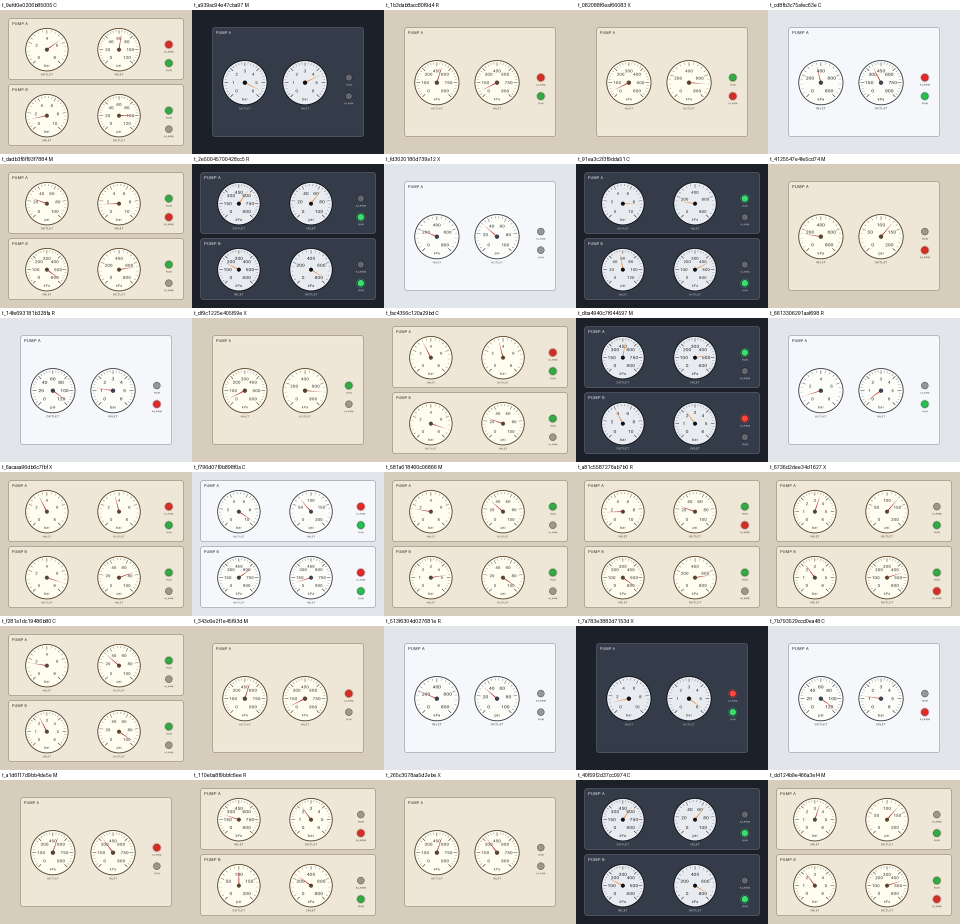
#> input picture data/samples/contact_sheet.png, 1920 x 1848 px (shown at 1/2 size); its folder holds only this picture in this run
$ python -i verify.py   (imports and definitions only)
#> lines starting #> are read from the running program, lines starting #| are printed output that depends on the picture
#> further down, picture is the input picture: shape (1848, 1920, 3); mean B, G, R 193.1, 199, 201.4
"""Independent raster verifier: recovers panel readings from PNG bytes only.

INDEPENDENCE CONTRACT (enforced by tests/test_verify.py):
  * the only input is the PNG byte string; nothing from scene.py, render.py, mutations.py,
    generator truth, masks, SVG or renderer coordinates is imported or read here
  * it relies only on the *public* conventions documented in docs/validation.md:
    dial sweep 225 -> -45 deg clockwise, tick/numeral/unit layout, 2 px text tracking,
    the public Pillow default font, lamp captions RUN/ALARM, and the public rules
  * geometry (dial centre/radius, tick angles, needle angle, lamp positions) is recovered
    from pixels with OpenCV contours, angular ink profiles and glyph-mask matching
"""

from __future__ import annotations

import hashlib
import math
from functools import lru_cache
from typing import Any

import cv2
import numpy as np
from PIL import Image, ImageDraw, ImageFont

from .rule_bridge import THRESHOLD_MKPA
from .units import to_milli_kpa

VERIFIER_VERSION = "1.0.0"
TRACKING = 2
UNITS = ("kPa", "bar", "psi")
PUMP_LABELS = tuple(f"PUMP {c}" for c in "ABCDEF")
SNAP_FRAC = 0.30  # needle within 0.30 minor tick of a tick is snapped
TOLERANCES = {
    "needle_snap_ticks": SNAP_FRAC,
    "reading_uncertainty_ticks_snapped": 0.5,
    "text_iou_min": 0.72,
    "tick_angle_dev_deg": 1.5,
}


# ------------------------------------------------------------------ text-mask matching


@lru_cache(maxsize=64)
def _font(size: int) -> ImageFont.FreeTypeFont:
    return ImageFont.load_default(size)


# [122 lines left out: functions _text_mask, _approx_width, _iou, _glyph_components, match_text, _ink and 2 more, not called in this run]


@lru_cache(maxsize=1)
def _numeral_candidates() -> tuple[str, ...]:
    return tuple(str(i) for i in range(0, 1001))


# ------------------------------------------------------------------ geometry helpers


# [31 lines left out: functions _runs_circular, _ang_profile, not called in this run]


def k_round(m: float, spacing: float) -> float:
    return round(m / spacing) * spacing


# [164 lines left out: functions _read_gauge, _solve_pump, _frame_pixels, _mild_frame_noise, not called in this run]


def _small_panel_skew(img: np.ndarray) -> float | None:
    """Estimate a global tilt from long near-perpendicular panel edges."""
    edge_map = cv2.Canny(cv2.cvtColor(img, cv2.COLOR_BGR2GRAY), 35, 90)
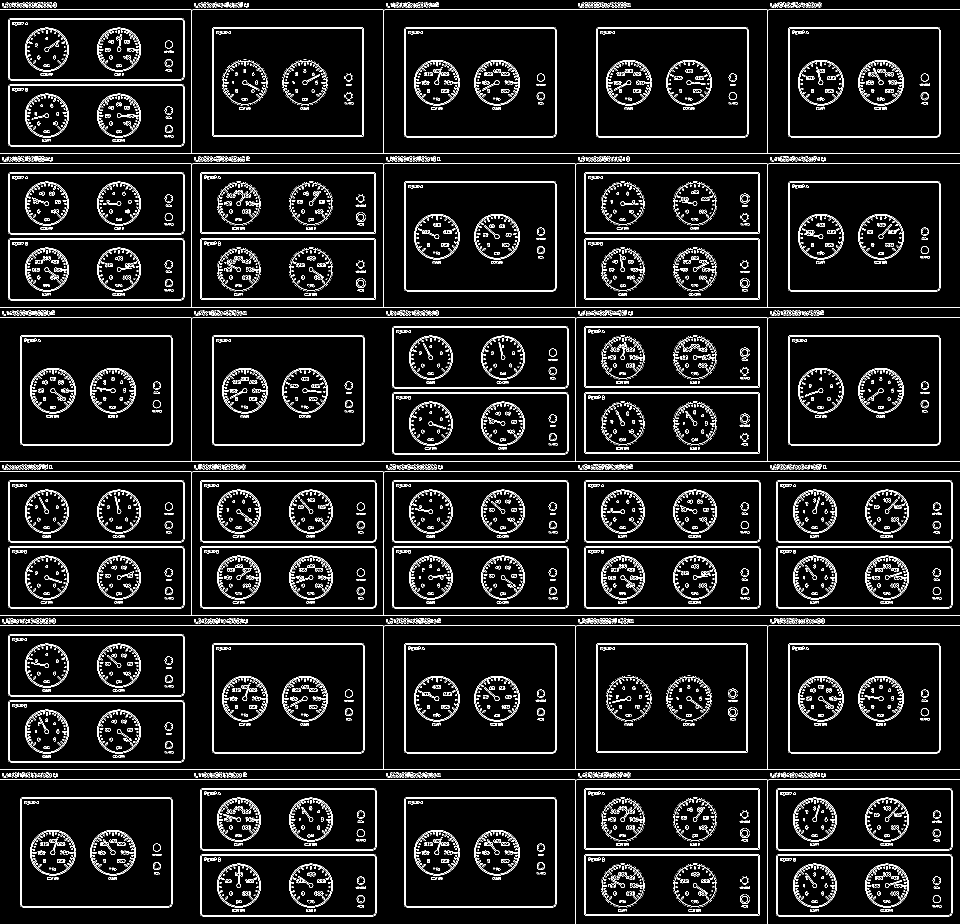
#> edge_map: shape (1848, 1920) (shown at 1/2 size); 7% white in thin lines or dots
    min_length = max(120, min(img.shape[:2]) // 4)
#> min_length = 462
    segments = cv2.HoughLinesP(edge_map, 1, np.pi / 720, 60, minLineLength=min_length, maxLineGap=12)
#> segments = [[0, 19, 1919, 19], [0, 1231, 1919, 1231], [0, 923, 1919, 923], [0, 615, 1919, 615], [0, 307, 1919, 307], [0, 1539, 1919, 1539], [0, 1251, 1919, 1251], [0, 943, 1919, 943], [0, 327, 1919, 327], [0, 635, 1919, 635], [0, 1559, 1919, 1559]]
    if segments is None:
        return None
    horizontal, vertical = [], []
    for x0, y0, x1, y1 in segments.reshape(-1, 4):
        dx, dy = int(x1) - int(x0), int(y1) - int(y0)
        angle = (math.degrees(math.atan2(dy, dx)) + 45) % 90 - 45
        if abs(angle) <= 2:
            (horizontal if abs(dx) > abs(dy) else vertical).append(angle)
#> this loop made 11 passes
#> (y0, y1) on passes 1 to 11: (19, 19), (1231, 1231), (923, 923), (615, 615), (307, 307), (1539, 1539), (1251, 1251), (943, 943), (327, 327), (635, 635), (1559, 1559)
    if not horizontal or not vertical:
        return None
    h, v = float(np.median(horizontal)), float(np.median(vertical))
    angle = (h + v) / 2
    return angle if abs(h - v) <= 0.25 and 0.30 <= abs(angle) <= 1.50 else None


# [149 lines left out: functions _geometry_mask, verify_png, _verify_image, not called in this run]

>>> import cv2
>>> picture = cv2.imread('../../../data/samples/contact_sheet.png')
>>> result = _small_panel_skew(picture)
